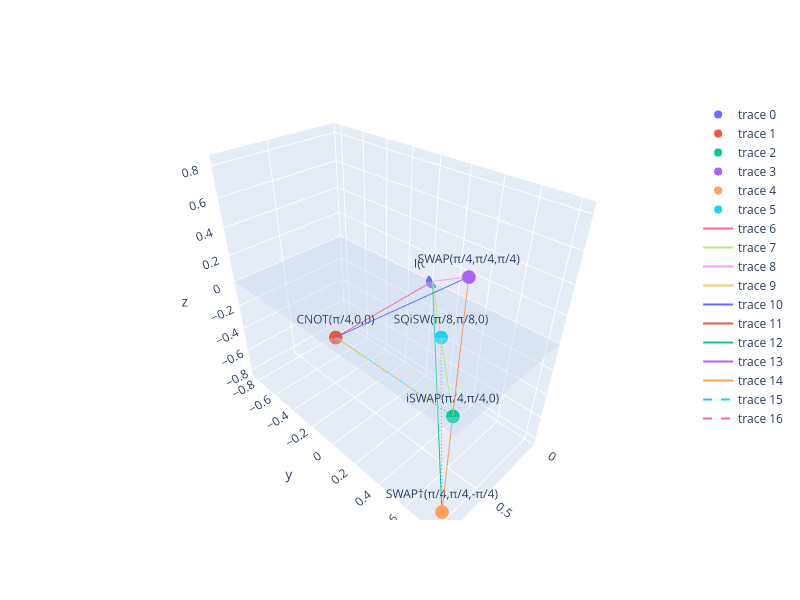

The code cell stored with this chart in its notebook:
### Code cell
import numpy as np
import plotly.graph_objects as go

# Points
I       = (0, 0, 0)
CNOT    = (np.pi/4, 0, 0)
iSWAP   = (np.pi/4, np.pi/4, 0)
SWAP    = (np.pi/4, np.pi/4, np.pi/4)
SWAP_dg = (np.pi/4, np.pi/4, -np.pi/4)
SQiSW   = (np.pi/8, np.pi/8, 0)

points = {
    "I(0,0,0)": I,
    "CNOT(π/4,0,0)": CNOT,
    "iSWAP(π/4,π/4,0)": iSWAP,
    "SWAP(π/4,π/4,π/4)": SWAP,
    "SWAP†(π/4,π/4,-π/4)": SWAP_dg,
    "SQiSW(π/8,π/8,0)": SQiSW,
}

fig = go.Figure()

# Scatter points with labels
for name, (x, y, z) in points.items():
    fig.add_trace(go.Scatter3d(
        x=[x], y=[y], z=[z],
        mode="markers+text",
        text=[name],
        textposition="top center"
    ))

# Helper to add line segments
def add_edge(p1, p2, dash=False):
    (x1,y1,z1), (x2,y2,z2) = p1, p2
    fig.add_trace(go.Scatter3d(
        x=[x1, x2], y=[y1, y2], z=[z1, z2],
        mode="lines",
        line=dict(dash="dash" if dash else "solid")
    ))

# Outer edges (like in the figure)
add_edge(I, CNOT)
add_edge(I, iSWAP)
add_edge(I, SWAP)
add_edge(CNOT, iSWAP)
add_edge(CNOT, SWAP)
add_edge(iSWAP, SWAP)
add_edge(I, SWAP_dg)
add_edge(SWAP_dg, iSWAP)
add_edge(SWAP_dg, SWAP)

# Internal dashed lines
add_edge(iSWAP, CNOT, dash=True)     # "B" line
add_edge(SWAP_dg, SQiSW, dash=True)  # line to SQiSW

fig.update_layout(
    scene=dict(
        xaxis_title="x",
        yaxis_title="y",
        zaxis_title="z",
        xaxis=dict(range=[0, np.pi/4*1.1]),
        yaxis=dict(range=[-np.pi/4*1.1, np.pi/4*1.1]),
        zaxis=dict(range=[-np.pi/4*1.1, np.pi/4*1.1]),
    ),
    width=800,
    height=600
)

# color plane 
plane_extent = np.pi / 4 * 1.1
plane_x = np.array([[0, plane_extent], [0, plane_extent]])
plane_y = np.array([[-plane_extent, -plane_extent], [plane_extent, plane_extent]])
plane_z = np.zeros_like(plane_x)

fig.add_trace(go.Surface(
    x=plane_x,
    y=plane_y,
    z=plane_z,
    showscale=False,
    opacity=0.35,
    colorscale=[[0, "lightsteelblue"], [1, "lightsteelblue"]],
    hoverinfo="skip"
))

fig.show()

### Figure 1 — Plotly figure (JSON) as saved in the notebook; plotly's stock layout.template omitted (floating-point values rounded to 4 significant figures)
{"data": [{"mode": "markers+text", "text": ["I(0,0,0)"], "textposition": "top center", "type": "scatter3d", "x": [0], "y": [0], "z": [0]}, {"mode": "markers+text", "text": ["CNOT(π/4,0,0)"], "textposition": "top center", "type": "scatter3d", "x": [0.7854], "y": [0], "z": [0]}, {"mode": "markers+text", "text": ["iSWAP(π/4,π/4,0)"], "textposition": "top center", "type": "scatter3d", "x": [0.7854], "y": [0.7854], "z": [0]}, {"mode": "markers+text", "text": ["SWAP(π/4,π/4,π/4)"], "textposition": "top center", "type": "scatter3d", "x": [0.7854], "y": [0.7854], "z": [0.7854]}, {"mode": "markers+text", "text": ["SWAP†(π/4,π/4,-π/4)"], "textposition": "top center", "type": "scatter3d", "x": [0.7854], "y": [0.7854], "z": [-0.7854]}, {"mode": "markers+text", "text": ["SQiSW(π/8,π/8,0)"], "textposition": "top center", "type": "scatter3d", "x": [0.3927], "y": [0.3927], "z": [0]}, {"line": {"dash": "solid"}, "mode": "lines", "type": "scatter3d", "x": [0, 0.7854], "y": [0, 0], "z": [0, 0]}, {"line": {"dash": "solid"}, "mode": "lines", "type": "scatter3d", "x": [0, 0.7854], "y": [0, 0.7854], "z": [0, 0]}, {"line": {"dash": "solid"}, "mode": "lines", "type": "scatter3d", "x": [0, 0.7854], "y": [0, 0.7854], "z": [0, 0.7854]}, {"line": {"dash": "solid"}, "mode": "lines", "type": "scatter3d", "x": [0.7854, 0.7854], "y": [0, 0.7854], "z": [0, 0]}, {"line": {"dash": "solid"}, "mode": "lines", "type": "scatter3d", "x": [0.7854, 0.7854], "y": [0, 0.7854], "z": [0, 0.7854]}, {"line": {"dash": "solid"}, "mode": "lines", "type": "scatter3d", "x": [0.7854, 0.7854], "y": [0.7854, 0.7854], "z": [0, 0.7854]}, {"line": {"dash": "solid"}, "mode": "lines", "type": "scatter3d", "x": [0, 0.7854], "y": [0, 0.7854], "z": [0, -0.7854]}, {"line": {"dash": "solid"}, "mode": "lines", "type": "scatter3d", "x": [0.7854, 0.7854], "y": [0.7854, 0.7854], "z": [-0.7854, 0]}, {"line": {"dash": "solid"}, "mode": "lines", "type": "scatter3d", "x": [0.7854, 0.7854], "y": [0.7854, 0.7854], "z": [-0.7854, 0.7854]}, {"line": {"dash": "dash"}, "mode": "lines", "type": "scatter3d", "x": [0.7854, 0.7854], "y": [0.7854, 0], "z": [0, 0]}, {"line": {"dash": "dash"}, "mode": "lines", "type": "scatter3d", "x": [0.7854, 0.3927], "y": [0.7854, 0.3927], "z": [-0.7854, 0]}, {"colorscale": [[0, "lightsteelblue"], [1, "lightsteelblue"]], "hoverinfo": "skip", "opacity": 0.35, "showscale": false, "type": "surface", "x": [[0.0, 0.8639], [0.0, 0.8639]], "y": [[-0.8639, -0.8639], [0.8639, 0.8639]], "z": [[0.0, 0.0], [0.0, 0.0]]}], "layout": {"height": 600, "scene": {"xaxis": {"range": [0, 0.8639], "title": {"text": "x"}}, "yaxis": {"range": [-0.8639, 0.8639], "title": {"text": "y"}}, "zaxis": {"range": [-0.8639, 0.8639], "title": {"text": "z"}}}, "width": 800}}
